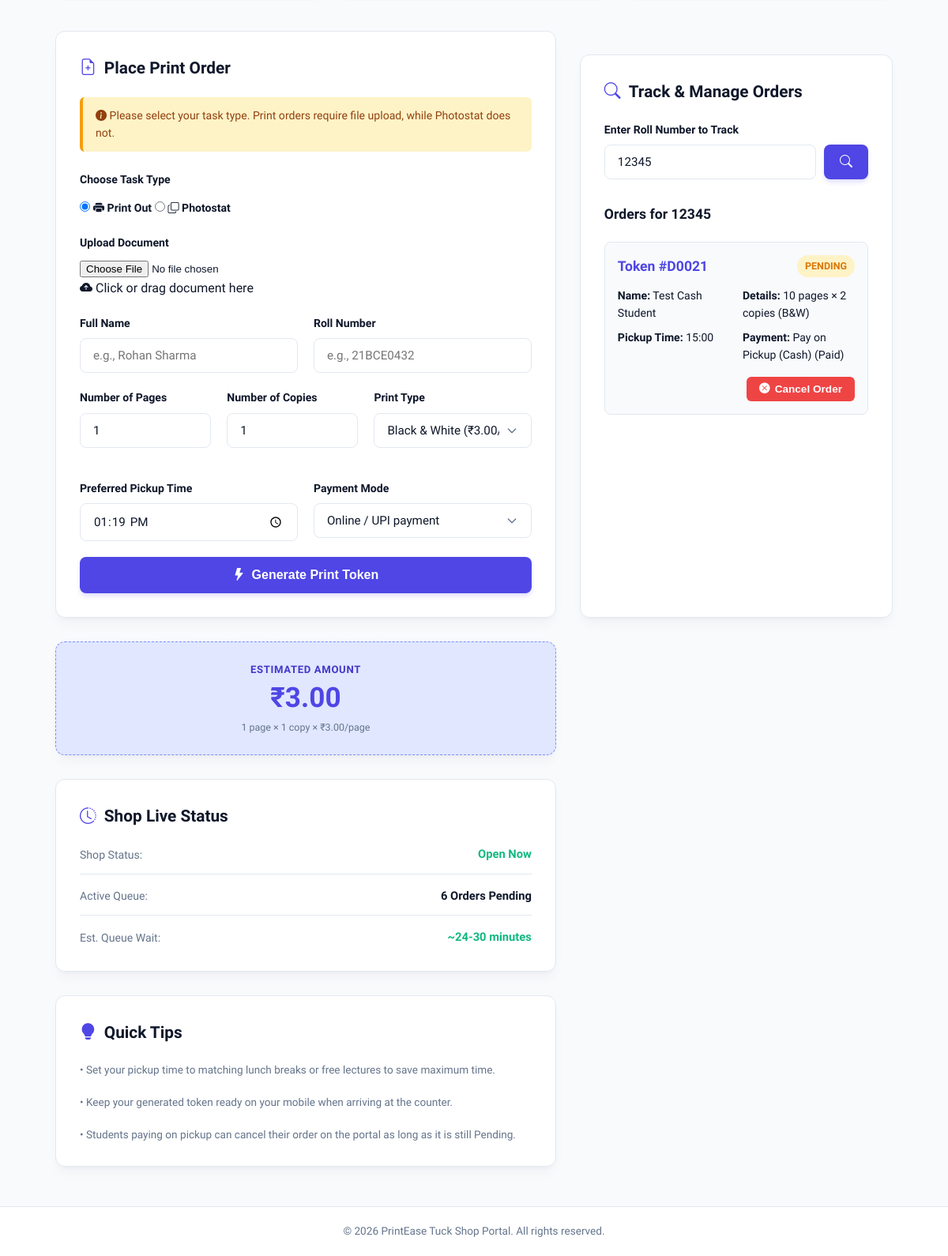
Before: /?roll_no=12345 (lower part) with the older database file.
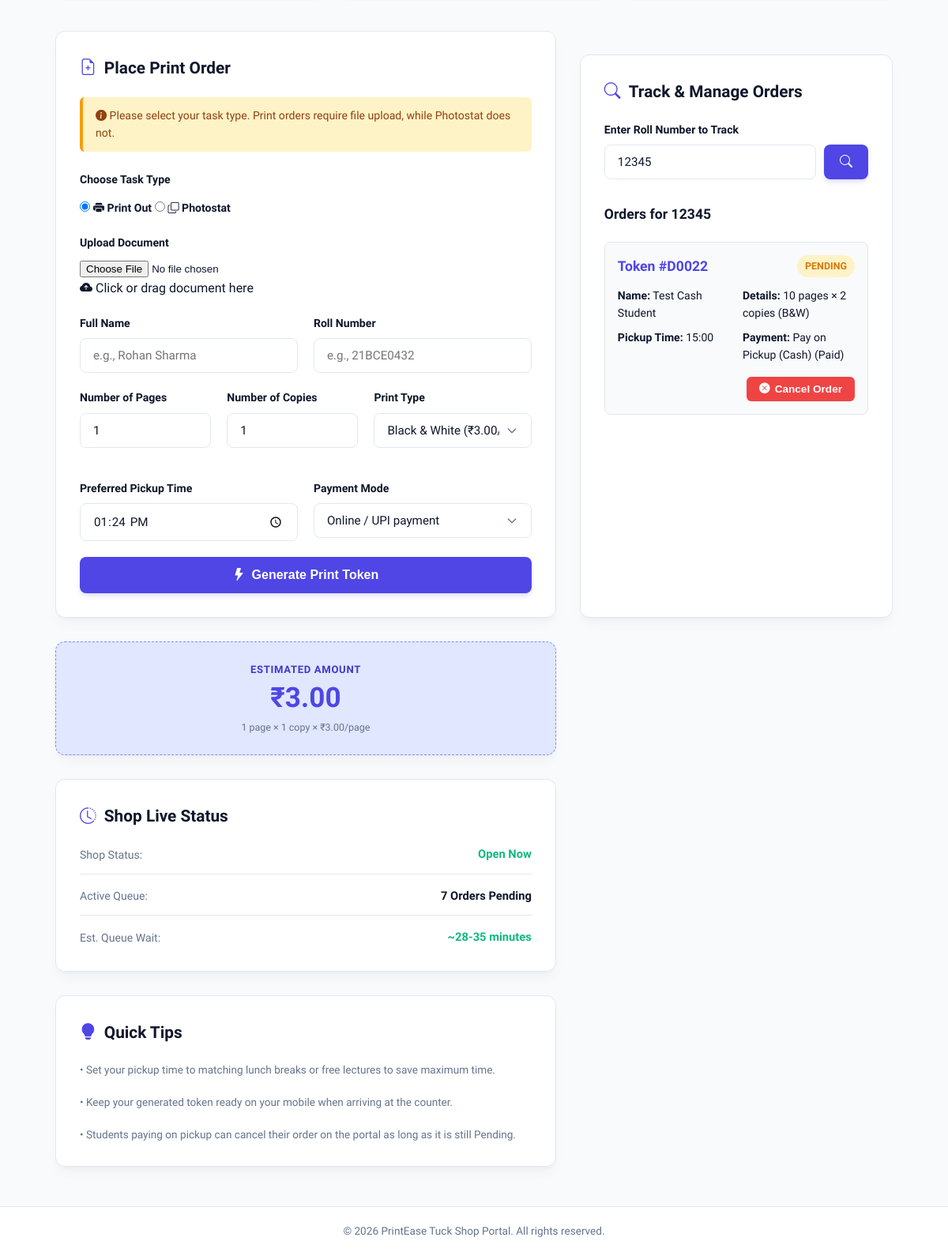
After: the same page with the newer database file.
### tables this page shows
CREATE TABLE orders(
            id INTEGER PRIMARY KEY AUTOINCREMENT,
            token INTEGER,
            name TEXT,
            roll_no TEXT,
            pages INTEGER,
            copies INTEGER DEFAULT 1,
            print_type TEXT,
            pickup_time TEXT,
            payment TEXT,
            status TEXT
        , task_type TEXT DEFAULT 'Print Out', file_path TEXT);

### app.py (the view)
@app.route('/')
def index():
    conn = get_db_connection()
    cursor = conn.cursor()
    cursor.execute("SELECT COUNT(*) FROM orders WHERE status IN ('Pending', 'Processing')")
    active_count = cursor.fetchone()[0]
    cursor.execute("SELECT key, value FROM settings")
    settings = {row['key']: row['value'] for row in cursor.fetchall()}
    roll_no = request.args.get('roll_no')
    orders = []
    if roll_no:
        cursor.execute("SELECT * FROM orders WHERE roll_no = ? ORDER BY id DESC", (roll_no,))
        orders = cursor.fetchall()
    conn.close()
    return render_template("index.html", active_count=active_count, orders=orders, searched_roll_no=roll_no, shop_status=settings.get('shop_status', 'open'), shop_announcement=settings.get('shop_announcement', ''), settings=settings)

### app.py (called while the page is built)
def get_db_connection():
    conn = sqlite3.connect(DATABASE_PATH)
    conn.row_factory = sqlite3.Row
    return conn

@app.before_request
def require_login():
    if request.path.startswith("/admin") and request.path != "/admin/login":
        if not session.get("logged_in"):
            return redirect(url_for("admin_login"))

### templates/index.html (shortened to what the changed rows need)
<!DOCTYPE html>
<html lang="en">
<head>
    <link rel="stylesheet" href="{{ url_for('static', filename='style.css') }}">
    <link rel="stylesheet" href="https://cdn.jsdelivr.net/npm/bootstrap-icons@1.11.1/font/bootstrap-icons.css">
</head>
<body>
    <main class="container">
        <div class="portal-grid">
            <section class="card">
                <h2 class="card-title">
                    <span class="card-title-icon"><i class="bi bi-file-earmark-plus"></i></span>
                    Place Print Order
                </h2>
                <form action="/submit" method="POST" enctype="multipart/form-data" class="order-form"
                    id="printOrderForm">
                    <div class="form-row-split">
                        <div class="form-group">
                            <label for="pickup_time">Preferred Pickup Time</label>
                            <input type="time" id="pickup_time" name="pickup_time" class="form-control" required>
                        </div>
                    </div>
                </form>
            </section>
            <section class="card" style="margin-top: 30px;">
                <h2 class="card-title">
                    <span class="card-title-icon"><i class="bi bi-search"></i></span>
                    Track & Manage Orders
                </h2>
                {% if searched_roll_no %}
                <div style="margin-top: 30px;">
                    {% if orders %}
                    <div style="display: flex; flex-direction: column; gap: 15px;">
                        {% for order in orders %}
                        <div class="order-status-card">
                            <div class="order-status-header">
                                <span class="order-status-token">Token #{{ order.token }}</span>
                                <span class="status-badge status-{{ order.status | lower }}">{{ order.status
                                    }}</span>
                            </div>
                            <div class="order-status-details">
                                <div><strong>Name:</strong> {{ order.name }}</div>
                                <div><strong>Details:</strong> {{ order.pages }} pages × {{ order.copies or 1 }}
                                    copies ({{ order.print_type }})</div>
                                <div><strong>Pickup Time:</strong> {{ order.pickup_time }}</div>
                                <div><strong>Payment:</strong> {{ order.payment }}</div>
                            </div>
                            {% if order.payment.startswith('Pay on Pickup') and order.status == 'Pending' %}
                            <div class="order-status-actions">
                                <form action="/cancel/{{ order.id }}" method="POST"
                                    onsubmit="return confirm('Are you sure you want to cancel this order?');">
                                    <button type="submit" class="btn-danger">
                                        <i class="bi bi-x-circle-fill"></i> Cancel Order
                                    </button>
                                </form>
                            </div>
                            {% endif %}
                        </div>
                        {% endfor %}
                    </div>
                    {% else %}
                    <div style="font-size: 0.95rem; margin-top: 10px; color: var(--text-muted);">No orders found for
                        this roll number.</div>
                    {% endif %}
                </div>
                {% endif %}
            </section>
            <aside class="sidebar-wrapper">
                <div class="card">
                    <div class="queue-status-box">
                        <div class="status-row">
                            <span class="status-label">Active Queue:</span>
                            <span class="status-value" id="activeQueueCount">{{ active_count }} Order{% if active_count
                                != 1 %}s{% endif %} Pending</span>
                        </div>
                        <div class="status-row">
                            <span class="status-label">Est. Queue Wait:</span>
                            <span class="status-value text-success" style="font-weight: 700;">
                                {% if active_count == 0 %}
                                ~4-5 minutes
                                {% else %}
                                ~{{ active_count * 4 }}-{{ active_count * 5 }} minutes
                                {% endif %}
                            </span>
                        </div>
                    </div>
                </div>
            </aside>
        </div>
    </main>
</body>
</html>

Changed rows visible on the page:
changed orders "Test Cash Student": token "D0021" → "D0022"
Other visible differences:
form field pickup_time: "13:19" → "13:24"
{{ active_count }}: "6" → "7"
{{ active_count * 4 }}: "24" → "28"
{{ active_count * 5 }}: "30" → "35"
